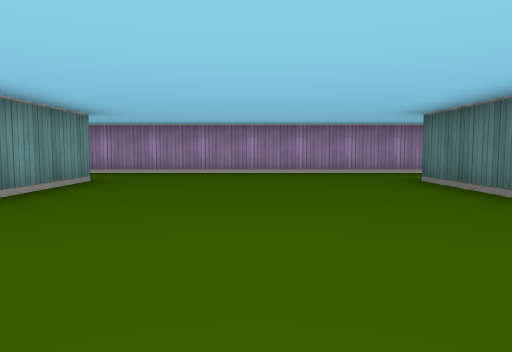
View 1 (above)

20 first-person views from a walk through a cub3D level. The camera is about half as high as the walls, tilts 4° down and sees 70° across. The floor is counted in squares. Each view is taken from the middle of a square. On the plan, view 1 faces up. The plan holds only what a view shows up to about 9 squares ahead; the rest is blank.

View 2
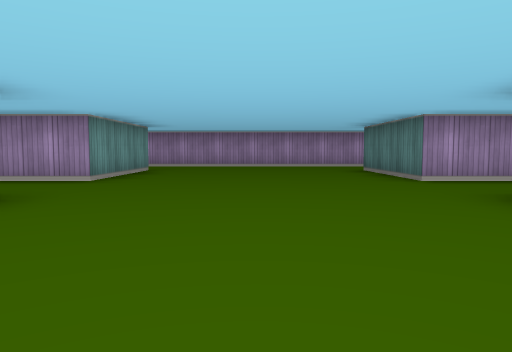

View 3
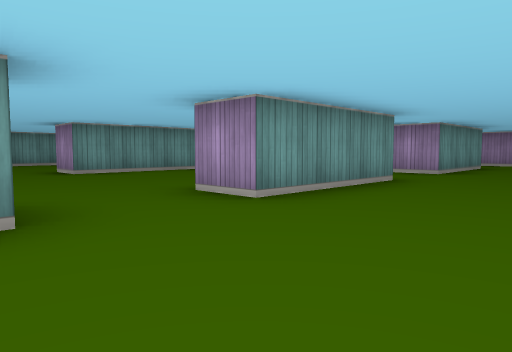

View 4
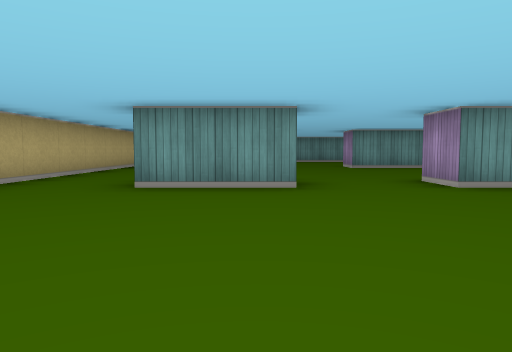

View 5
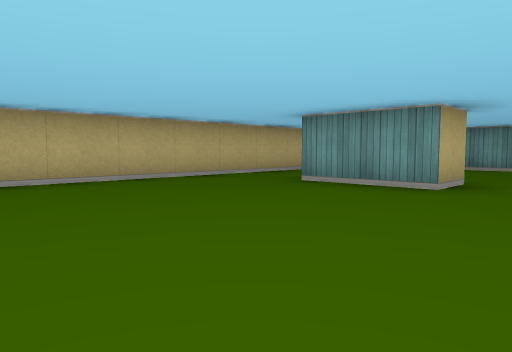

View 6
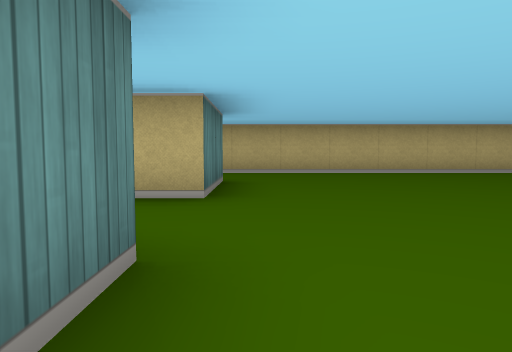

View 7
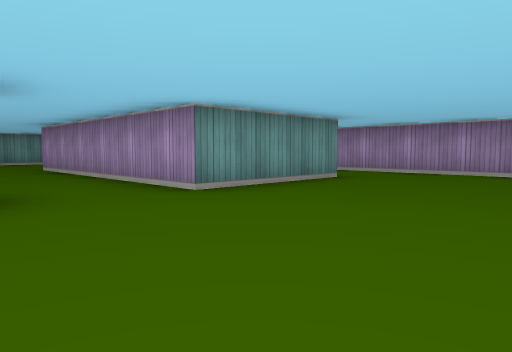

View 8
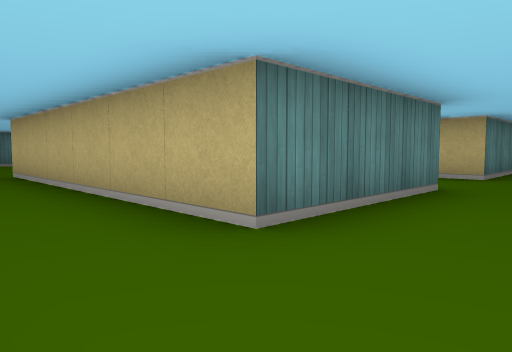

View 9
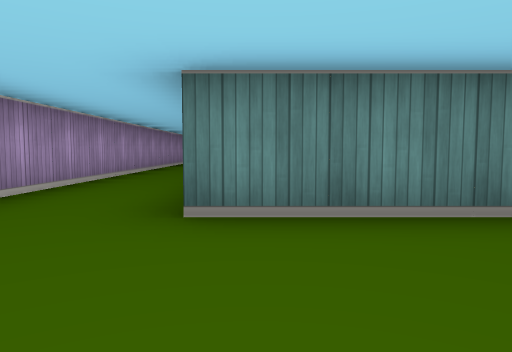

View 10
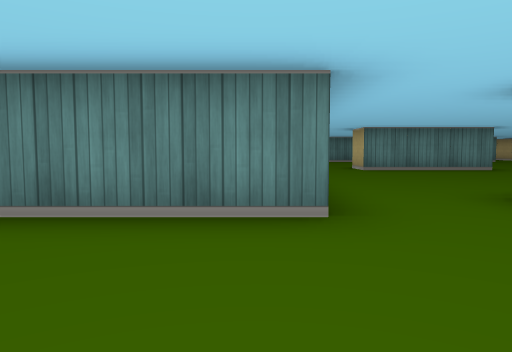

View 11
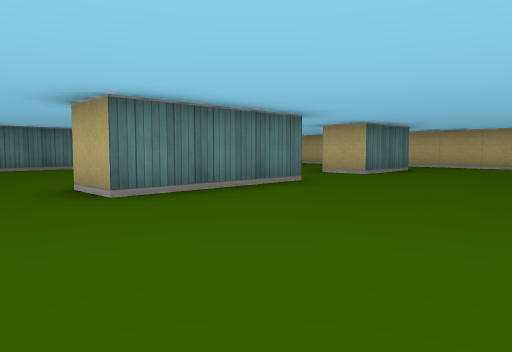

View 12
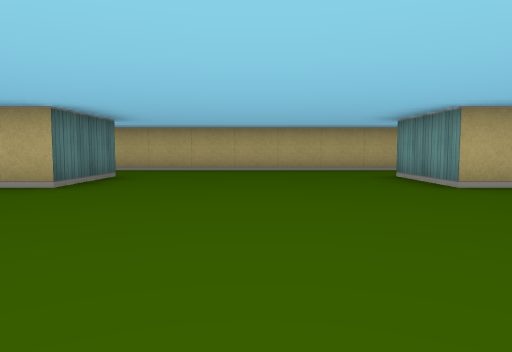

View 13
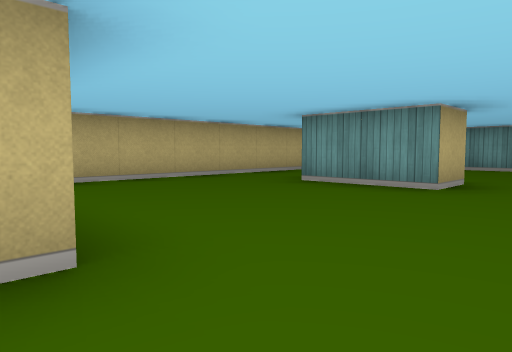

View 14
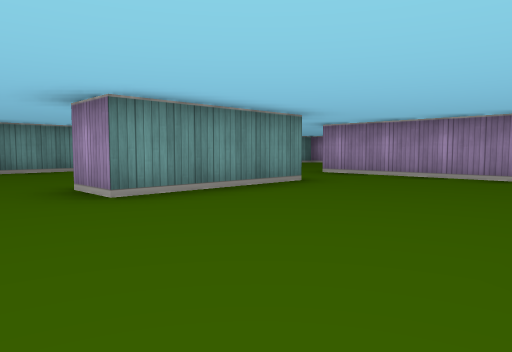

View 15
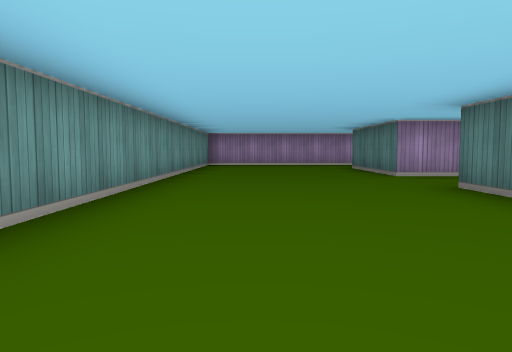

View 16
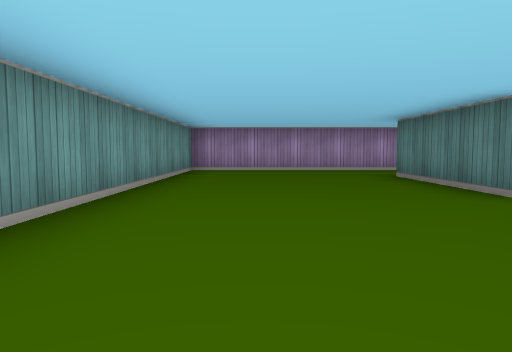

View 17
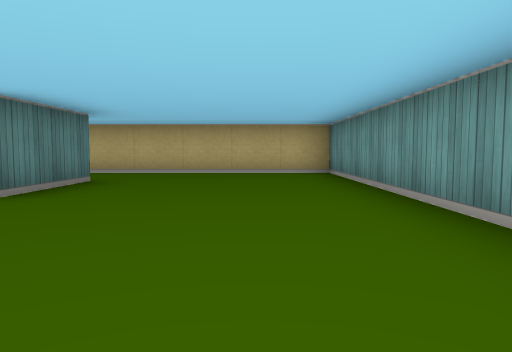

View 18
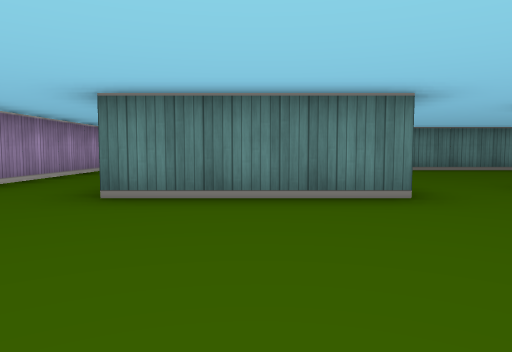

View 19
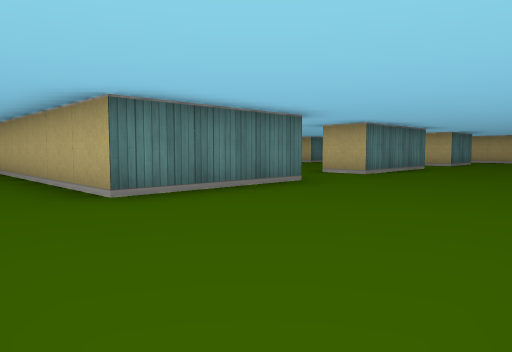

View 20
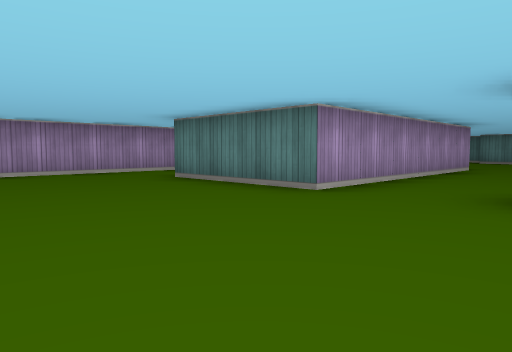

### Floor plan
Points are (right, up) in squares from view 1. A wall is a line through its corners. A room is listed if a view was taken in it or the views show most of it. See-through windows are left out.
Room 1 (views 1, 2, 3, 4, 5, 6, 7, 8, 9, 10, 13, 20)
walls: (2.5, -2.5) (2.5, 0.5) (3.2, 0.5); (3.5, 2.5) (2.5, 2.5) (2.5, 5.5) (8.5, 5.5); (-2.5, 0.6) (-2.5, -2.5) (-3.5, -2.5); (-3.6, -4.5) (-2.5, -4.5) (-2.5, -6.5); (-2.5, 5.6) (-2.5, 2.5) (-3.5, 2.5); (2.5, -6.5) (2.5, -4.5) (3.5, -4.5); (-3.5, -8.5) (3.4, -8.5); (9.1, 7.5) (-1.6, 7.5)
ways out: opening at (3, -7.5) to room 2; opening at (3, -3.5) to room 2; opening at (3, 1.5) to room 2; opening at (-3, -7.5) to room 3; opening at (-3, -3.5) to room 3; opening at (-3, 1.5) to room 3; opening at (-2.5, 6.5) to room 4; opening at (8.5, 6.5)
Room 2 (views 11, 12)
walls: (8.5, -2.6) (8.5, 0.5); (3.5, -4.5) (3.5, -6.5); (8.5, -6.5) (8.5, -4.5); (3.4, -8.5) (8.4, -8.5); (8.6, 2.5) (3.5, 2.5)
ways out: opening at (3, -7.5) to room 1; opening at (3, -3.5) to room 1; opening at (3, 1.5) to room 1; opening at (9, -7.5); opening at (9, -3.5); opening at (9, 1.5)
Room 3 (view 14)
walls: (-7.5, -4.5) (-7.5, -6.5); (-3.5, -2) (-3.5, 0.4); (-7.5, 0.5) (-7.5, -2.5); (-7.5, -8.5) (-3.5, -8.5); (-3.5, 2.5) (-7.5, 2.5)
ways out: opening at (-3, -7.5) to room 1; opening at (-3, -3.5) to room 1; opening at (-3, 1.5) to room 1; opening at (-8, -7.5) to room 4; opening at (-8, -3.5) to room 4; opening at (-8, 1.5) to room 4
Room 4 (views 15, 16, 17, 18, 19)
walls: (-7.5, -2.5) (-8.5, -2.5) (-8.5, 0.5) (-7.5, 0.5); (-7.5, 2.5) (-8.5, 2.5) (-8.5, 5.5) (-3.4, 5.5); (-8.5, -6.5) (-8.5, -4.5) (-7.5, -4.5); (-1.6, 7.5) (-12.5, 7.5) (-12.5, -8.5) (-7.5, -8.5)
ways out: opening at (-2.5, 6.5) to room 1; opening at (-8, -7.5) to room 3; opening at (-8, -3.5) to room 3; opening at (-8, 1.5) to room 3

Where each view was taken, in squares from view 1:
view 1: 0 up, 0 right, facing up
view 2: 3 down, 0 right, facing up
view 3: 5 down, 0 right, facing up-left
view 4: 5 down, 2 right, facing left
view 5: 3 down, 2 right, facing down-left
view 6: 1 down, 2 right, facing down
view 7: 0 up, 1 right, facing up-left
view 8: 7 up, 1 right, facing down-right
view 9: 5 up, 0 right, facing right
view 10: 3 up, 0 right, facing right
view 11: 2 up, 5 right, facing down-right
view 12: 0 up, 6 right, facing down
view 13: 3 down, 3 left, facing down-left
view 14: 4 down, 4 left, facing up-left
view 15: 4 down, 11 left, facing up
view 16: 1 down, 11 left, facing up
view 17: 1 down, 11 left, facing down
view 18: 4 up, 12 left, facing right
view 19: 7 up, 12 left, facing down-right
view 20: 0 up, 1 left, facing up-right
